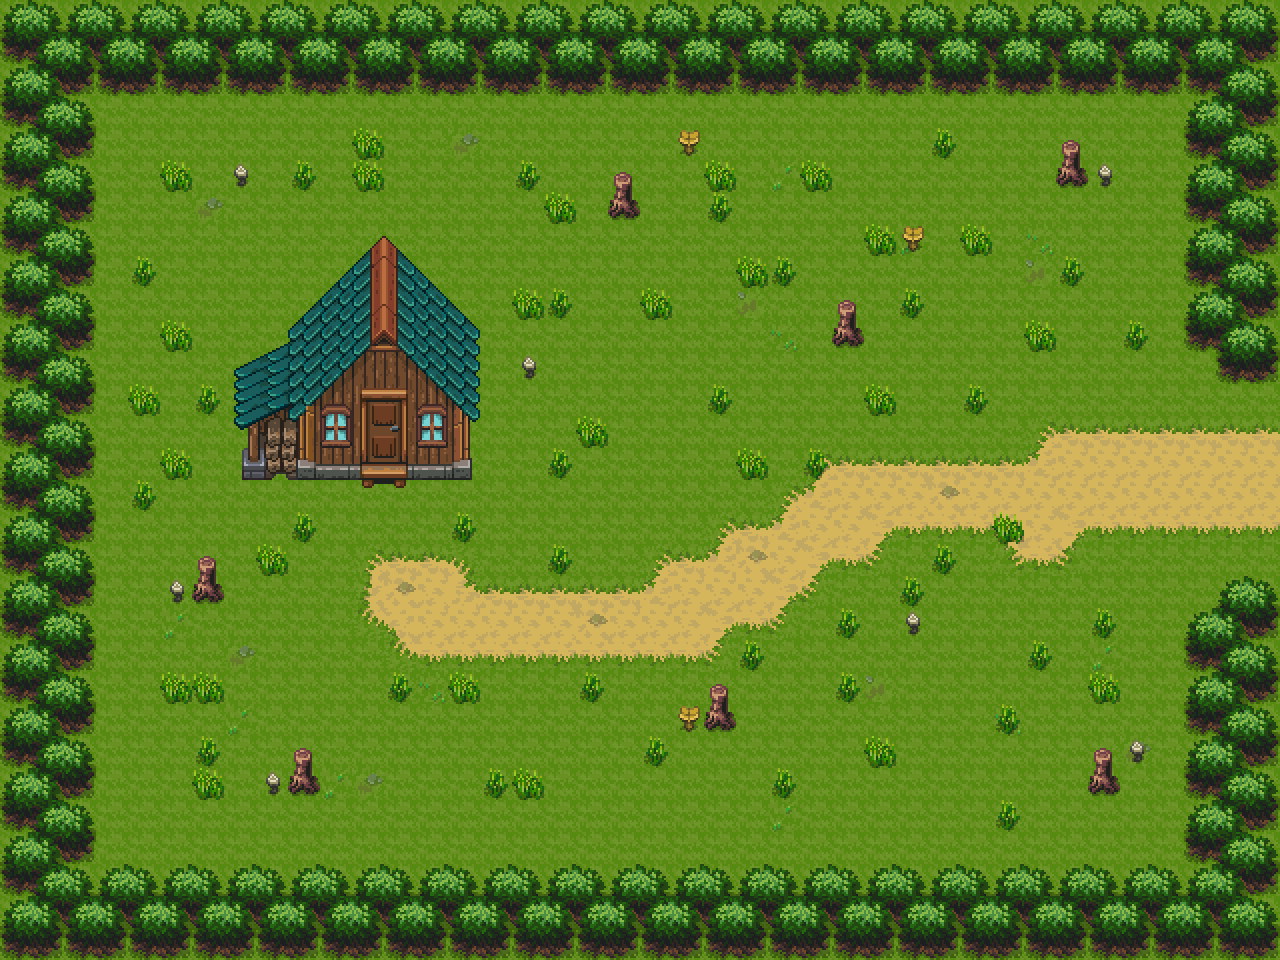

Tiled map render using the project's own tile images. Description and the map definition, with tile-layer contents summarised, below:
An orthogonal 40x30 tile map with 32x32 px tiles, 3 tile layers (Tile Layer 1, Tile Layer 2, Tile Layer 3) and 10 objects (8x wall, 2x enemy).

<map version="1.5" tiledversion="1.7.2" orientation="orthogonal" renderorder="right-down" width="40" height="30" tilewidth="32" tileheight="32" infinite="0" nextlayerid="6" nextobjectid="19">
 <tileset firstgid="1" source="tilesets/!CL_DEMO_32x32.tsx" />
 <layer id="1" name="Tile Layer 1" width="40" height="30">
  <data>[1200 cells, 1200 non-empty, 18 distinct tile ids]</data>
 </layer>
 <layer id="2" name="Tile Layer 2" width="40" height="30">
  <data>[1200 cells, 508 non-empty, 67 distinct tile ids]</data>
 </layer>
 <layer id="3" name="Tile Layer 3" width="40" height="30">
  <data>[1200 cells, 12 non-empty, 10 distinct tile ids]</data>
 </layer>
 <objectgroup id="4" name="Walls">
  <object id="1" name="Wall" type="wall" x="0" y="0" width="1280" height="96" />
  <object id="4" name="Wall" type="wall" x="0" y="96" width="96" height="864" />
  <object id="5" name="Wall" type="wall" x="96" y="864" width="1184" height="96" />
  <object id="8" name="Wall" type="wall" x="224" y="224" width="256" height="265" />
  <object id="9" type="wall" x="1184" y="96" width="96" height="256" />
  <object id="10" type="wall" x="1184" y="608" width="96" height="256" />
  <object id="15" type="wall" x="1216" y="576" width="64" height="32" />
  <object id="16" type="wall" x="1216" y="352" width="64" height="32" />
  <object id="17" name="skeleton" type="enemy" x="212" y="572" width="48" height="48">
   <properties>
    <property name="enemy_sprite" value="skeleton" />
    <property name="enemy_type" value="walker" />
    <property name="hor_enemy" type="bool" value="false" />
    <property name="movement_range" type="float" value="300" />
    <property name="movement_speed" type="float" value="1.5" />
   </properties>
  </object>
  <object id="18" name="skeleton" type="enemy" x="849.333" y="246.667" width="48" height="48">
   <properties>
    <property name="enemy_sprite" value="skeleton" />
    <property name="enemy_type" value="walker" />
    <property name="hor_enemy" type="bool" value="false" />
    <property name="movement_range" type="float" value="300" />
    <property name="movement_speed" type="float" value="1.5" />
   </properties>
  </object>
 </objectgroup>
 <objectgroup id="5" name="Enemies" />
</map>
